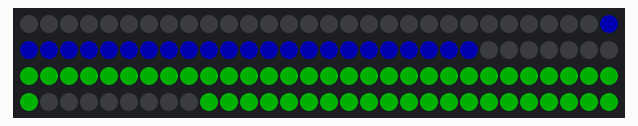
This sketch was run on a simulated ESP8266 (NodeMCU). Shown: 120 RGB LEDs in strip order, left to right, continuing on the next row. Dim RGB values are drawn brighter than linear; WiFi joins after 1.5 s; servers stay silent unless stated; network time is answered at once with the bench clock; the local clock reads 2024-03-15 10:24:30 at power-on unless the sketch sets it.

Above: at 1.6 s.

The sketch:

arduinoESP8266.ino
```cpp
// (licence header left out)
#include <ESP8266WiFi.h>
#include "WiFiManager.h"                    //https://github.com/tzapu/WiFiManager
#include <Timezone.h>                       //https://github.com/JChristensen/Timezone
#include <TimeLib.h>                        //https://github.com/PaulStoffregen/Time
#include <NTPClient.h>
#include <WiFiUdp.h>
#include <Adafruit_NeoPixel.h>
#define PIN D6
#define NUMPIXELS 120

// Initialisierung der NeoPixel-Bibliothek
Adafruit_NeoPixel pixels(NUMPIXELS, PIN, NEO_GRB + NEO_KHZ800);

// Initialisierung des NTP-Clients
WiFiUDP ntpUDP;
NTPClient timeClient(ntpUDP, "pool.ntp.org", 3600, 60000);

// Zeitzone für Zentraleuropa definieren
TimeChangeRule CEST = {"CEST", Last, Sun, Mar, 2, 120}; // Sommerzeit: Letzter Sonntag im März um 2 Uhr morgens +2 Stunden
TimeChangeRule CET = {"CET", Last, Sun, Oct, 3, 60};    // Standardzeit: Letzter Sonntag im Oktober um 3 Uhr morgens +1 Stunde
Timezone CE(CEST, CET);

// Variable für die Speicherung der letzten Minute
int letzteMinute = -1;

void setup() {
  pixels.begin();
  WiFiManager wifiManager;
  wifiManager.autoConnect("NeoPixelClock");
  timeClient.begin();
}

void loop() {
  // Aktualisiere die NTP-Zeit
  timeClient.update();

    // Hole die aktuelle Zeit in UTC
  time_t utc = timeClient.getEpochTime();

  // Wandele die UTC-Zeit in lokale Zeit um
  time_t local = CE.toLocal(utc);

  // Hole die aktuelle Stunde, Minute und Sekunde von der NTP-Zeit
  int stunden = timeClient.getHours();
  int minuten = timeClient.getMinutes();


  // Setze die LEDs basierend auf der aktuellen Zeit
  setTimeOnLEDs(stunden, minuten, 0, 0, 55, 0, 55, 0);  // Blau für Minuten, Grün für Stunden
  delay(1000);                                          // Warte eine Sekunde bevor der nächste Durchlauf beginnt
}

void setTimeOnLEDs(int stunden, int minuten, byte rMinuten, byte gMinuten, byte bMinuten, byte rStunden, byte gStunden, byte bStunden) {
  pixels.clear();  // Schalte alle LEDs aus

  // Setze die Minuten-LEDs
  for (int i = 0; i < minuten; i++) {
    int minutenLedIndex = (i + 29) % 60;                                                // Beginne bei LED 29 für die erste Minute
    pixels.setPixelColor(minutenLedIndex, pixels.Color(rMinuten, gMinuten, bMinuten));  // Setze Farbe für jede Minute
  }

  // Berechne die Anzahl der LEDs, die für die Stunden eingeschaltet sein sollten
  // Stelle sicher, dass die Stunden im 12-Stunden-Format sind
  stunden = stunden % 12;
  stunden = stunden ? stunden : 12;                // Verwandle 0 Stunden (Mitternacht) in 12
  int stundenAnzahl = stunden * 5 + minuten / 12;  // Jede Stunde hat 5 LEDs, jede Minute fügt 1/12 einer Stunde hinzu

  // Setze die Stunden-LEDs
  for (int i = 0; i < stundenAnzahl; i++) {
    int stundenLedIndex = (90 - i) % 60 + 60;                                           // Beginne bei LED 91 für die erste Stunde
    pixels.setPixelColor(stundenLedIndex, pixels.Color(rStunden, gStunden, bStunden));  // Setze Farbe für Stunden
  }

  pixels.show();  // Aktualisiere den Strip, um die Änderungen anzuzeigen
}
```
